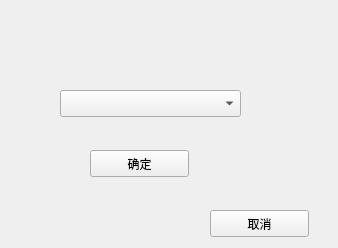
<?xml version="1.0" encoding="UTF-8"?>
<ui version="4.0">
 <class>SendPacket</class>
 <widget class="QWidget" name="SendPacket">
  <property name="geometry">
   <rect>
    <x>0</x>
    <y>0</y>
    <width>338</width>
    <height>248</height>
   </rect>
  </property>
  <property name="windowTitle">
   <string>Form</string>
  </property>
  <widget class="QComboBox" name="selectcomboBox">
   <property name="geometry">
    <rect>
     <x>60</x>
     <y>90</y>
     <width>181</width>
     <height>27</height>
    </rect>
   </property>
  </widget>
  <widget class="QPushButton" name="surepushButton">
   <property name="geometry">
    <rect>
     <x>90</x>
     <y>150</y>
     <width>99</width>
     <height>27</height>
    </rect>
   </property>
   <property name="text">
    <string>确定</string>
   </property>
  </widget>
  <widget class="QPushButton" name="exitpushButton">
   <property name="geometry">
    <rect>
     <x>210</x>
     <y>210</y>
     <width>99</width>
     <height>27</height>
    </rect>
   </property>
   <property name="text">
    <string>取消</string>
   </property>
  </widget>
 </widget>
 <resources/>
 <connections/>
</ui>
